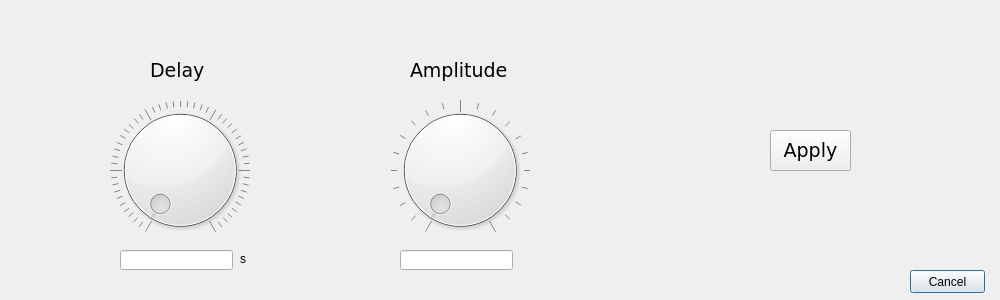
<?xml version="1.0" encoding="UTF-8"?>
<ui version="4.0">
 <class>CMBDialog</class>
 <widget class="QDialog" name="CMBDialog">
  <property name="geometry">
   <rect>
    <x>0</x>
    <y>0</y>
    <width>1000</width>
    <height>300</height>
   </rect>
  </property>
  <property name="windowTitle">
   <string>Dialog</string>
  </property>
  <widget class="QLabel" name="label">
   <property name="geometry">
    <rect>
     <x>150</x>
     <y>60</y>
     <width>61</width>
     <height>21</height>
    </rect>
   </property>
   <property name="font">
    <font>
     <family>Verdana</family>
     <pointsize>14</pointsize>
    </font>
   </property>
   <property name="text">
    <string>Delay</string>
   </property>
  </widget>
  <widget class="QLabel" name="label_2">
   <property name="geometry">
    <rect>
     <x>410</x>
     <y>60</y>
     <width>111</width>
     <height>21</height>
    </rect>
   </property>
   <property name="font">
    <font>
     <family>Verdana</family>
     <pointsize>14</pointsize>
    </font>
   </property>
   <property name="text">
    <string>Amplitude</string>
   </property>
  </widget>
  <widget class="QDial" name="dial">
   <property name="geometry">
    <rect>
     <x>110</x>
     <y>100</y>
     <width>140</width>
     <height>140</height>
    </rect>
   </property>
   <property name="maximum">
    <number>50</number>
   </property>
   <property name="notchesVisible">
    <bool>true</bool>
   </property>
  </widget>
  <widget class="QDial" name="dial_2">
   <property name="geometry">
    <rect>
     <x>390</x>
     <y>100</y>
     <width>140</width>
     <height>140</height>
    </rect>
   </property>
   <property name="maximum">
    <number>20</number>
   </property>
   <property name="notchesVisible">
    <bool>true</bool>
   </property>
  </widget>
  <widget class="QPushButton" name="pushButton_2">
   <property name="geometry">
    <rect>
     <x>910</x>
     <y>270</y>
     <width>75</width>
     <height>23</height>
    </rect>
   </property>
   <property name="text">
    <string>Cancel</string>
   </property>
  </widget>
  <widget class="QPushButton" name="pushButton">
   <property name="geometry">
    <rect>
     <x>770</x>
     <y>130</y>
     <width>81</width>
     <height>41</height>
    </rect>
   </property>
   <property name="font">
    <font>
     <family>Verdana</family>
     <pointsize>14</pointsize>
    </font>
   </property>
   <property name="text">
    <string>Apply</string>
   </property>
  </widget>
  <widget class="QLineEdit" name="lineEdit">
   <property name="geometry">
    <rect>
     <x>120</x>
     <y>250</y>
     <width>113</width>
     <height>20</height>
    </rect>
   </property>
  </widget>
  <widget class="QLineEdit" name="lineEdit_2">
   <property name="geometry">
    <rect>
     <x>400</x>
     <y>250</y>
     <width>113</width>
     <height>20</height>
    </rect>
   </property>
  </widget>
  <widget class="QLabel" name="label_3">
   <property name="geometry">
    <rect>
     <x>240</x>
     <y>250</y>
     <width>67</width>
     <height>17</height>
    </rect>
   </property>
   <property name="text">
    <string>s</string>
   </property>
  </widget>
 </widget>
 <resources/>
 <connections/>
</ui>
